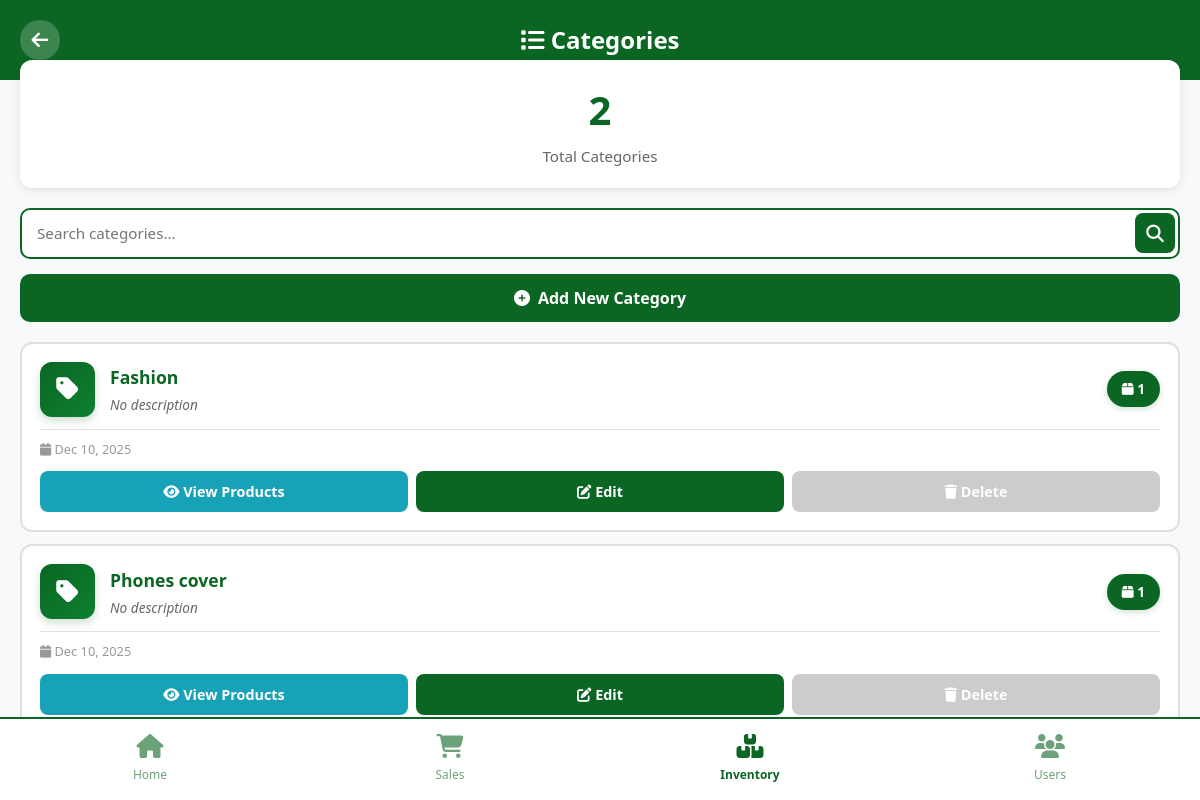
The page /category/ on the database its author committed.
### user/models.py (models this page shows, shortened)
class Category(models.Model):
    name = models.CharField(max_length=100)
    description = models.TextField(blank=True)
    created_at = models.DateTimeField(auto_now_add=True)
    class Meta:
        db_table = 'category'
        verbose_name_plural = 'Categories'

### user/views.py (the view)
# urls.py: path('category/',views.categories,name='category'),
def categories(request):
    search_query = request.GET.get('search', '')
    categories_list = Category.objects.all().order_by('name')
    if search_query:
        categories_list = categories_list.filter(
            Q(name__icontains=search_query) |
            Q(description__icontains=search_query)
        )
    for category in categories_list:
        category.product_count = Product.objects.filter(category=category).count()
    context = {
        'categories': categories_list,
        'search_query': search_query,
        'total_categories': Category.objects.count(),
    }
    return render(request, 'category/categories.html', context)

### templates/category/categories.html (shortened to what this page needs)
{% load static %}
<!DOCTYPE html>
<html lang="en">
<head>
    <link href="https://cdn.jsdelivr.net/npm/bootstrap@5.3.0/dist/css/bootstrap.min.css" rel="stylesheet">
    <link rel="stylesheet" href="https://cdnjs.cloudflare.com/ajax/libs/font-awesome/6.4.0/css/all.min.css">
</head>
<body>
    <div class="top-header">
        <div class="header-content">
            <button class="back-btn" onclick="window.location.href='{% url 'dashboard' %}'">
                <i class="fas fa-arrow-left"></i>
            </button>
            <div class="header-title">
                <h2><i class="fas fa-list"></i> Categories</h2>
            </div>
        </div>
    </div>
    <div class="stats-section">
        <div class="stats-number">{{ total_categories }}</div>
        <div class="stats-label">Total Categories</div>
    </div>
    <div class="search-section">
         <form method="GET" action="{% url 'category' %}">
            <div class="search-box">
                <input type="text" name="search" placeholder="Search categories..."
                       value="{{ search_query }}">
                <button type="submit">
                    <i class="fas fa-search"></i>
                </button>
            </div>
        </form>
        <button class="btn-add-category" onclick="window.location.href='{% url 'add_category' %}'">
            <i class="fas fa-plus-circle"></i> Add New Category
        </button>
    </div>
    <div class="categories-section">
        {% if categories %}
            {% for category in categories %}
            <div class="category-card">
                <div class="category-header">
                    <div class="category-icon">
                        <i class="fas fa-tag"></i>
                    </div>
                    <div class="category-info">
                        <div class="category-name">{{ category.name }}</div>
                        {% if category.description %}
                            <div class="category-description">{{ category.description|truncatewords:20 }}</div>
                        {% else %}
                            <div class="category-description" style="font-style: italic;">No description</div>
                        {% endif %}
                    </div>
                    <div class="product-count">
                        <i class="fas fa-box"></i> {{ category.product_count }}
                    </div>
                </div>
                <div class="category-meta">
                    <div>
                        <i class="fas fa-calendar"></i> {{ category.created_at|date:"M d, Y" }}
                    </div>
                </div>
                <div class="category-actions">
                    <button class="btn-action btn-view"
                            onclick="window.location.href='{% url 'view_category_products' category.id %}'">
                        <i class="fas fa-eye"></i> View Products
                    </button>
                    <button class="btn-action btn-edit"
                            onclick="window.location.href='{% url 'edit_category' category.id %}'">
                        <i class="fas fa-edit"></i> Edit
                    </button>
                    <button class="btn-action btn-delete"
        {% if category.product_count > 0 %}
            onclick="alert('Cannot delete category with {{ category.product_count }} product(s). Please move or delete products first.')"
        {% else %}
            onclick="confirmDelete('{{ category.name }}', '{% url 'delete_category' category.id %}')"
        {% endif %}
        {% if category.product_count > 0 %}disabled{% endif %}>
    <i class="fas fa-trash"></i> Delete
</button>
                </div>
            </div>
            {% endfor %}
        {% endif %}
    </div>
    <div class="bottom-nav">
        <a href="{% url 'dashboard' %}" class="nav-item">
            <i class="fas fa-home"></i>
            <span>Home</span>
        </a>
        <a href="{% url 'sales' %}" class="nav-item">
            <i class="fas fa-shopping-cart"></i>
            <span>Sales</span>
        </a>
        <a href="{% url 'inventory' %}" class="nav-item active">
            <i class="fas fa-boxes"></i>
            <span>Inventory</span>
        </a>
        <a href="{% url 'users' %}" class="nav-item">
            <i class="fas fa-users"></i>
            <span>Users</span>
        </a>
    </div>
</body>
</html>

### templates/category/categories.html (style rules this page uses)
:root { --primary-color: #0B6623; --light-green: #0D8030; }
body { background-color: #f8f9fa; font-family: 'Segoe UI', Tahoma, Geneva, Verdana, sans-serif; margin: 0; padding: 0; }
.top-header { background: var(--primary-color); padding: 20px; color: white; }
.header-content { display: flex; justify-content: space-between; align-items: center; }
.header-title h2 { margin: 0; font-size: 1.5rem; font-weight: 600; }
.back-btn { background: rgba(255, 255, 255, 0.2); border: none; width: 40px; height: 40px; border-radius: 50%; color: white; font-size: 1.2rem; cursor: pointer; transition: all 0.3s; }
.stats-section { background: white; margin: -20px 20px 20px 20px; border-radius: 12px; padding: 20px; box-shadow: 0 2px 10px rgba(0,0,0,0.1); text-align: center; }
.stats-number { color: var(--primary-color); font-size: 2.5rem; font-weight: bold; }
.stats-label { color: #666; font-size: 0.95rem; margin-top: 5px; }
.search-section { padding: 0 20px 20px 20px; }
.search-box { position: relative; margin-bottom: 15px; }
.search-box input { width: 100%; padding: 12px 45px 12px 15px; border: 2px solid var(--primary-color); border-radius: 10px; font-size: 0.95rem; }
.search-box button { position: absolute; right: 5px; top: 50%; transform: translateY(-50%); background: var(--primary-color); border: none; width: 40px; height: 40px; border-radius: 8px; color: white; font-size: 1.1rem; cursor: pointer; transition: all 0.3s; }
.btn-add-category { width: 100%; background: var(--primary-color); color: white; border: none; padding: 12px; border-radius: 10px; font-size: 1rem; font-weight: 600; display: flex; align-items: center; justify-content: center; gap: 8px; cursor: pointer; transition: all 0.3s; }
.categories-section { padding: 0 20px 100px 20px; }
.category-card { background: white; border: 2px solid #e0e0e0; border-radius: 12px; padding: 18px; margin-bottom: 12px; transition: all 0.3s; }
.category-header { display: flex; justify-content: space-between; align-items: center; margin-bottom: 12px; }
.category-icon { width: 55px; height: 55px; background: linear-gradient(135deg, var(--primary-color), var(--light-green)); border-radius: 12px; display: flex; align-items: center; justify-content: center; color: white; font-size: 1.6rem; box-shadow: 0 4px 8px rgba(11, 102, 35, 0.2); }
.category-info { flex: 1; padding: 0 15px; }
.category-name { color: var(--primary-color); font-weight: 600; font-size: 1.1rem; margin-bottom: 5px; }
.category-description { color: #666; font-size: 0.85rem; line-height: 1.4; }
.product-count { background: var(--primary-color); color: white; padding: 8px 15px; border-radius: 20px; font-size: 0.85rem; font-weight: 600; white-space: nowrap; box-shadow: 0 2px 6px rgba(11, 102, 35, 0.2); }
.category-meta { display: flex; justify-content: space-between; align-items: center; padding-top: 10px; margin-top: 10px; border-top: 1px solid #e0e0e0; font-size: 0.8rem; color: #999; }
.category-actions { display: flex; gap: 8px; margin-top: 12px; }
.btn-action { flex: 1; padding: 10px; border: none; border-radius: 8px; font-size: 0.9rem; font-weight: 600; cursor: pointer; transition: all 0.3s; }
.btn-view { background: #17a2b8; color: white; }
.btn-edit { background: var(--primary-color); color: white; }
.btn-delete { background: #dc3545; color: white; }
.btn-delete:disabled { background: #ccc; cursor: not-allowed; transform: none; }
.bottom-nav { position: fixed; bottom: 0; width: 100%; background: white; border-top: 2px solid var(--primary-color); display: flex; justify-content: space-around; padding: 10px 0; z-index: 1000; }
.nav-item { text-align: center; color: var(--primary-color); text-decoration: none; flex: 1; padding: 5px; opacity: 0.6; transition: all 0.3s; }
.nav-item.active { opacity: 1; font-weight: 600; }
.nav-item i { font-size: 1.5rem; display: block; margin-bottom: 3px; }
.nav-item span { font-size: 0.75rem; }
@media (min-width: 768px) { .categories-section { max-width: 1200px; margin: 0 auto; padding-bottom: 40px; } }
@media (min-width: 768px) { .search-section { max-width: 1200px; margin: 0 auto; padding-left: 20px; padding-right: 20px; } }

### rows shown on the page
Category: name "Fashion", description "No description", product_count "1", created_at "Dec 10, 2025"
Category: name "Phones cover", description "No description", product_count "1", created_at "Dec 10, 2025"

### other values the page prints
{{ total_categories }} "2"
